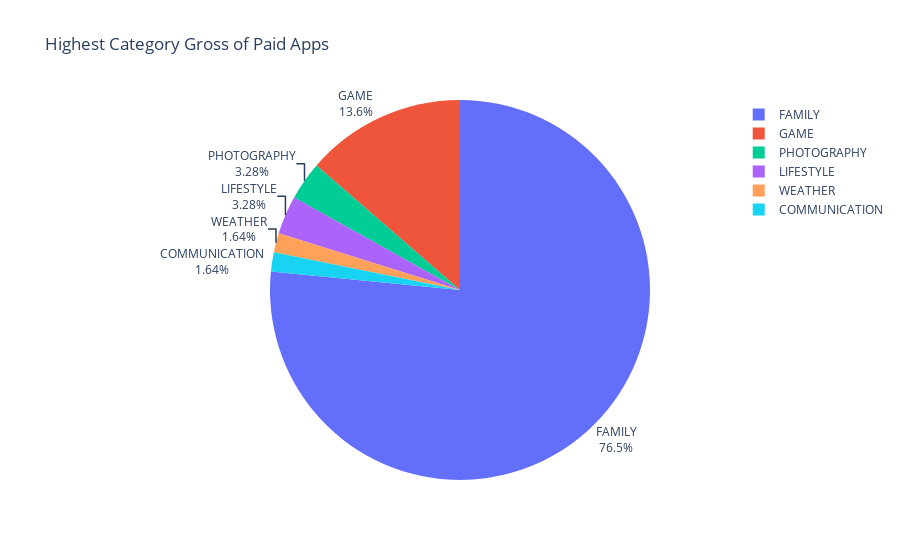

Notebook source saved alongside this figure:
### Code cell
fig_2.update_traces(textposition='outside', textinfo='percent+label')

### Figure 1 — Plotly figure (JSON) as saved in the notebook; plotly's stock layout.template omitted (floating-point values rounded to 4 significant figures)
{"data": [{"domain": {"x": [0, 1], "y": [0, 1]}, "hovertemplate": "label=%{label}<br>value=%{value}<extra></extra>", "labels": ["FAMILY", "FAMILY", "GAME", "GAME", "PHOTOGRAPHY", "LIFESTYLE", "GAME", "WEATHER", "COMMUNICATION", "GAME"], "legendgroup": "", "name": "", "showlegend": true, "textinfo": "percent+label", "textposition": "outside", "type": "pie", "values": [69900000, 69900000, 9900000, 6990000, 5990000, 5990000, 4990000, 2995000, 2990000, 2990000]}], "layout": {"legend": {"tracegroupgap": 0}, "title": {"text": "Highest Category Gross of Paid Apps"}}}
